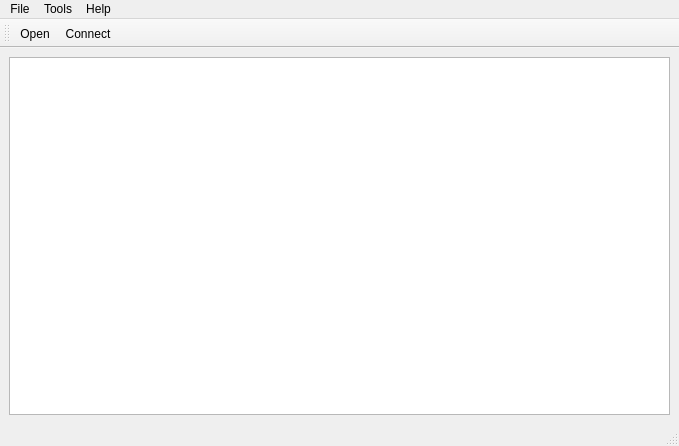
<?xml version="1.0" encoding="UTF-8"?>
<ui version="4.0">
 <class>MainWindow</class>
 <widget class="QMainWindow" name="MainWindow">
  <property name="geometry">
   <rect>
    <x>0</x>
    <y>0</y>
    <width>679</width>
    <height>446</height>
   </rect>
  </property>
  <property name="windowTitle">
   <string>MainWindow</string>
  </property>
  <widget class="QWidget" name="centralwidget">
   <layout class="QVBoxLayout" name="verticalLayout">
    <item>
     <widget class="QTextBrowser" name="txtLog">
      <property name="textInteractionFlags">
       <set>Qt::LinksAccessibleByKeyboard|Qt::LinksAccessibleByMouse|Qt::TextBrowserInteraction|Qt::TextEditable|Qt::TextSelectableByMouse</set>
      </property>
     </widget>
    </item>
   </layout>
  </widget>
  <widget class="QMenuBar" name="menubar">
   <property name="geometry">
    <rect>
     <x>0</x>
     <y>0</y>
     <width>679</width>
     <height>21</height>
    </rect>
   </property>
   <widget class="QMenu" name="menuFile">
    <property name="title">
     <string>File</string>
    </property>
    <widget class="QMenu" name="menuComm">
     <property name="title">
      <string>Comm</string>
     </property>
     <addaction name="actCommOpen"/>
    </widget>
    <widget class="QMenu" name="menuSQL">
     <property name="title">
      <string>SQL</string>
     </property>
     <addaction name="actSqlConnect"/>
    </widget>
    <addaction name="menuComm"/>
    <addaction name="menuSQL"/>
    <addaction name="separator"/>
    <addaction name="actQuit"/>
   </widget>
   <widget class="QMenu" name="menuTools">
    <property name="title">
     <string>Tools</string>
    </property>
    <addaction name="actConfig"/>
   </widget>
   <widget class="QMenu" name="menuHelp">
    <property name="title">
     <string>Help</string>
    </property>
    <addaction name="actHelpAbout"/>
    <addaction name="actHelpAboutQt"/>
   </widget>
   <addaction name="menuFile"/>
   <addaction name="menuTools"/>
   <addaction name="menuHelp"/>
  </widget>
  <widget class="QStatusBar" name="statusbar"/>
  <widget class="QToolBar" name="toolBar">
   <property name="windowTitle">
    <string>toolBar</string>
   </property>
   <attribute name="toolBarArea">
    <enum>TopToolBarArea</enum>
   </attribute>
   <attribute name="toolBarBreak">
    <bool>false</bool>
   </attribute>
   <addaction name="actCommOpen"/>
   <addaction name="actSqlConnect"/>
  </widget>
  <action name="actCommOpen">
   <property name="checkable">
    <bool>true</bool>
   </property>
   <property name="icon">
    <iconset resource="qsicli.qrc">
     <normaloff>:/images/comm.png</normaloff>:/images/comm.png</iconset>
   </property>
   <property name="text">
    <string>Open</string>
   </property>
  </action>
  <action name="actConfig">
   <property name="text">
    <string>Config</string>
   </property>
  </action>
  <action name="actQuit">
   <property name="text">
    <string>Quit</string>
   </property>
   <property name="shortcut">
    <string>Ctrl+Q</string>
   </property>
  </action>
  <action name="actSqlConnect">
   <property name="checkable">
    <bool>true</bool>
   </property>
   <property name="icon">
    <iconset resource="qsicli.qrc">
     <normaloff>:/images/sql.png</normaloff>:/images/sql.png</iconset>
   </property>
   <property name="text">
    <string>Connect</string>
   </property>
   <property name="toolTip">
    <string>Connect to SQL server</string>
   </property>
  </action>
  <action name="actHelpAbout">
   <property name="text">
    <string>About</string>
   </property>
  </action>
  <action name="actHelpAboutQt">
   <property name="text">
    <string>About Qt</string>
   </property>
  </action>
 </widget>
 <resources>
  <include location="qsicli.qrc"/>
 </resources>
 <connections/>
</ui>
